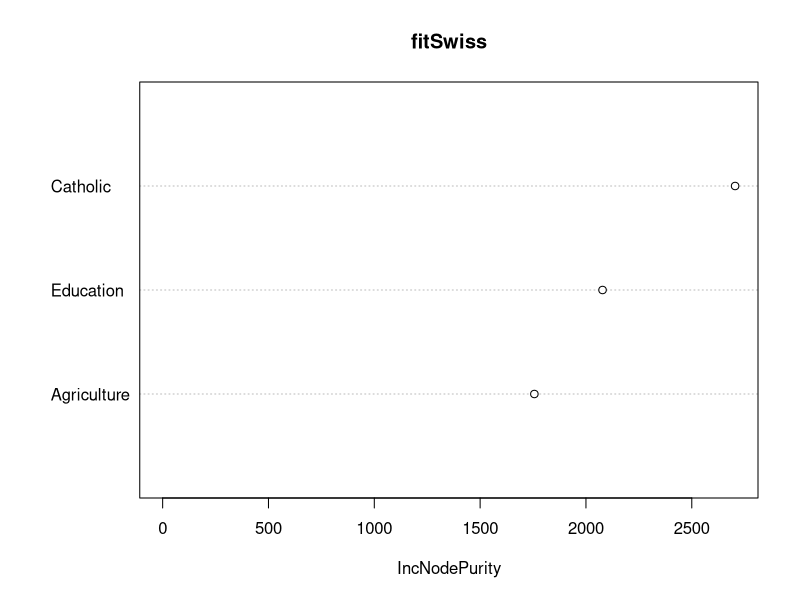
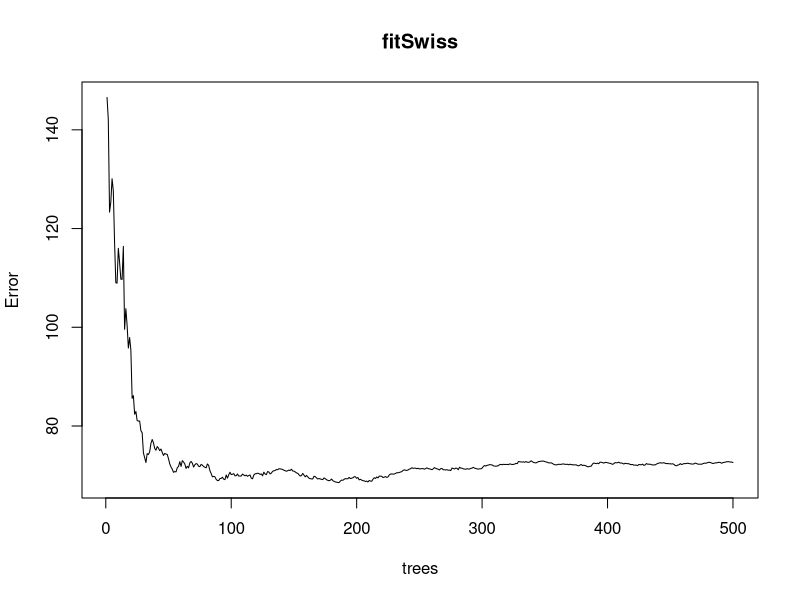

These figures' R source, in order:
require(randomForest)
library(gam)
data("kyphosis")
fitKF <- randomForest(Kyphosis ~ Age + Number + Start,   data=kyphosis)
print(fitKF) 	# view results
importance(fitKF) # importance of each predictor
#
fitSwiss <- randomForest(Fertility ~ Agriculture + Education + Catholic, data = swiss)
print(fitSwiss) # view results
importance(fitSwiss) # importance of each predictor
varImpPlot(fitSwiss)

plot(fitSwiss)

getTree(fitSwiss,1, labelVar=TRUE)

help(randomForest) # look at all the package contents and the randomForest method options

# look at rfcv - random forest cross-validation - 
help(rfcv)

# other data....
data(imports85)

# perform randomForest and other tree methods.....
